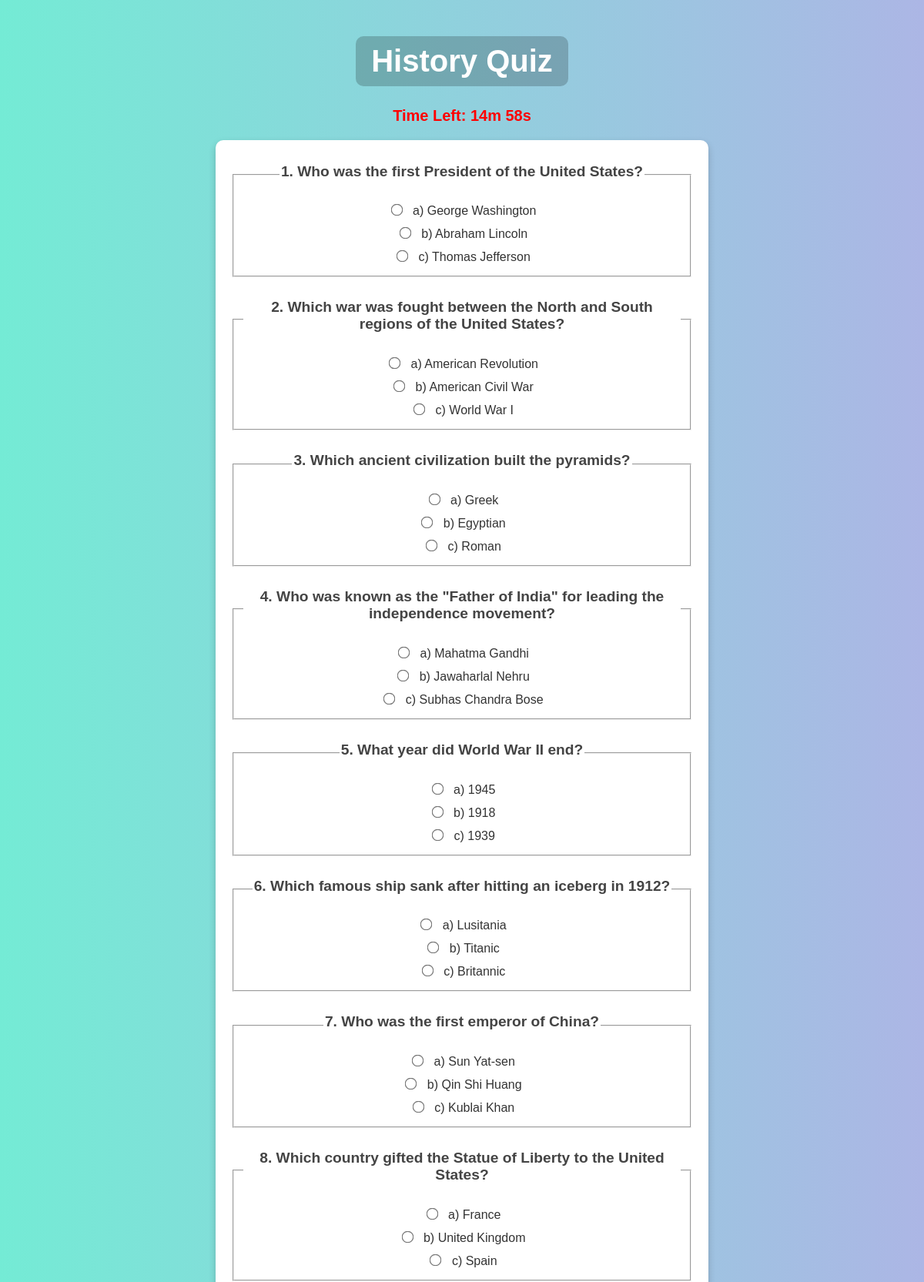
The app's page /history (upper part) with its own data.
### myapp/models.py (models this page shows)
class Question(models.Model):
    text = models.TextField()
    page = models.CharField(max_length=100,null=True)  # Different quiz topics

class Option(models.Model):
    question = models.ForeignKey(Question, on_delete=models.CASCADE, related_name='options')
    text = models.CharField(max_length=255,null=True)
    is_correct = models.BooleanField(default=False)  # Marks the correct answer

### myapp/views.py (the view)
# urls.py: path('history',views.his,name='history'),
def his(request):
    questions = Question.objects.filter(page='history')
    return render(request, 'history.html', {'questions': questions})

### myapp/templates/history.html (shortened to what this page needs)
{% load static %}
<!DOCTYPE html>
<html lang="en">
<head>
    <link rel="stylesheet" href="{% static 'eco.css' %}">
</head>
<body>
    <h1>History Quiz</h1>
    <div id="timer" style="font-size: 20px; color: red; font-weight: bold;">
        Time Left: <span id="countdown"></span>
    </div>
    <form id="quiz-form" method="POST" action="{% url 'quiz_submission' %}">
        {% for question in questions %}
            <fieldset>
                <legend><h3>{{ question.text }}</h3></legend>
                {% for option in question.options.all %}
                    <label>
                        <input type="radio" name="question_{{ question.id }}" value="{{ option.id }}" required>
                        {{ option.text }}
                    </label><br>
                {% endfor %}
            </fieldset>
            <br>
        {% empty %}
            <p>No questions available for this quiz.</p>
        {% endfor %}
        <br>
    </form>
</body>
</html>

### myapp/static/eco.css (style rules this page uses)
body { font-family: Arial, sans-serif; background: linear-gradient(to right, #74ebd5, #acb6e5); color: #333; text-align: center; margin: 0; padding: 20px; animation: fadeIn 1.5s ease-in-out; }
h1 { font-size: 2.5rem; color: #fff; background: rgba(0, 0, 0, 0.2); display: inline-block; padding: 10px 20px; border-radius: 10px; animation: slideDown 1s ease-in-out; }
form { background: #ffffff; max-width: 600px; margin: 20px auto; padding: 20px; border-radius: 10px; box-shadow: 0px 4px 10px rgba(0, 0, 0, 0.2); animation: fadeInUp 1s ease-in-out; }
h3 { font-size: 1.2rem; color: #444; margin-top: 10px; }
input[type="radio"] { margin-right: 10px; transform: scale(1.2); cursor: pointer; }
label { display: inline-block; padding: 5px; transition: 0.3s; }

### records on screen
Question: text "1. Who was the first President of the United States?"
Option: text "a) George Washington"
Option: text "b) Abraham Lincoln"
Option: text "c) Thomas Jefferson"
Question: text "2. Which war was fought between the North and South regions of the United States?"
Option: text "a) American Revolution"
Option: text "b) American Civil War"
Option: text "c) World War I"
Question: text "3. Which ancient civilization built the pyramids?"
Option: text "a) Greek"
Option: text "b) Egyptian"
Option: text "c) Roman"
Question: text "4. Who was known as the \"Father of India\" for leading the independence movement?"
Option: text "a) Mahatma Gandhi"
Option: text "b) Jawaharlal Nehru"
Option: text "c) Subhas Chandra Bose"
Question: text "5. What year did World War II end?"
Option: text "a) 1945"
Option: text "b) 1918"
Option: text "c) 1939"
Question: text "6. Which famous ship sank after hitting an iceberg in 1912?"
Option: text "a) Lusitania"
Option: text "b) Titanic"
Option: text "c) Britannic"
Question: text "7. Who was the first emperor of China?"
Option: text "a) Sun Yat-sen"
Option: text "b) Qin Shi Huang"
Option: text "c) Kublai Khan"
Question: text "8. Which country gifted the Statue of Liberty to the United States?"
Option: text "a) France"
Option: text "b) United Kingdom"
Option: text "c) Spain"
